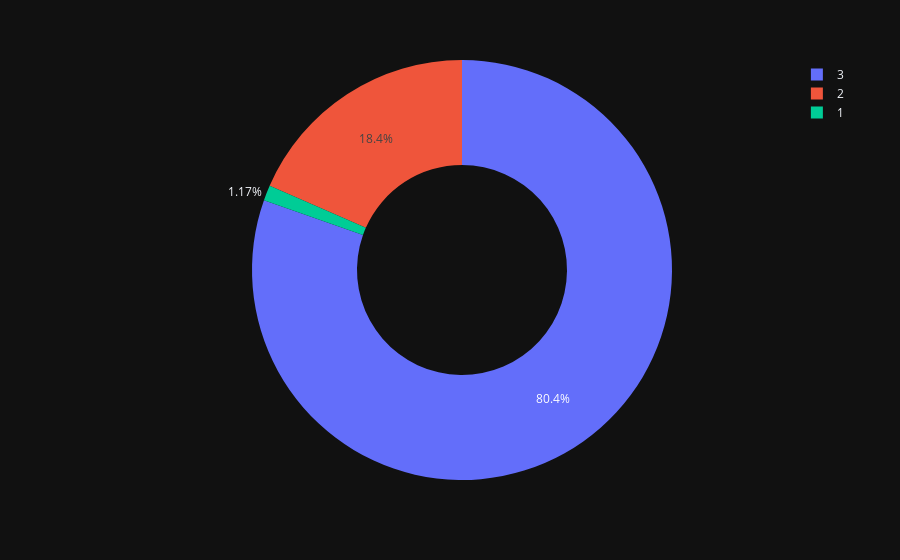

The notebook cell saved with this chart:
### Code cell
#pie chart to view the sex of casulaties
px.pie(data,data['casualty_severity'], data['sex_of_casualty'],  template='plotly_dark', hole=0.5)

### Figure 1 — Plotly figure (JSON) as saved in the notebook; plotly's stock layout.template omitted (floating-point values rounded to 4 significant figures; data arrays with more than 128 entries replaced by an {"elided": "..."} marker saying what was removed)
{"data": [{"domain": {"x": [0, 1], "y": [0, 1]}, "hole": 0.5, "hovertemplate": "casualty_severity=%{label}<br>sex_of_casualty=%{value}<extra></extra>", "labels": {"elided": "61352 int values"}, "legendgroup": "", "name": "", "showlegend": true, "type": "pie", "values": {"elided": "61352 int values"}}], "layout": {"legend": {"tracegroupgap": 0}, "margin": {"t": 60}}}
